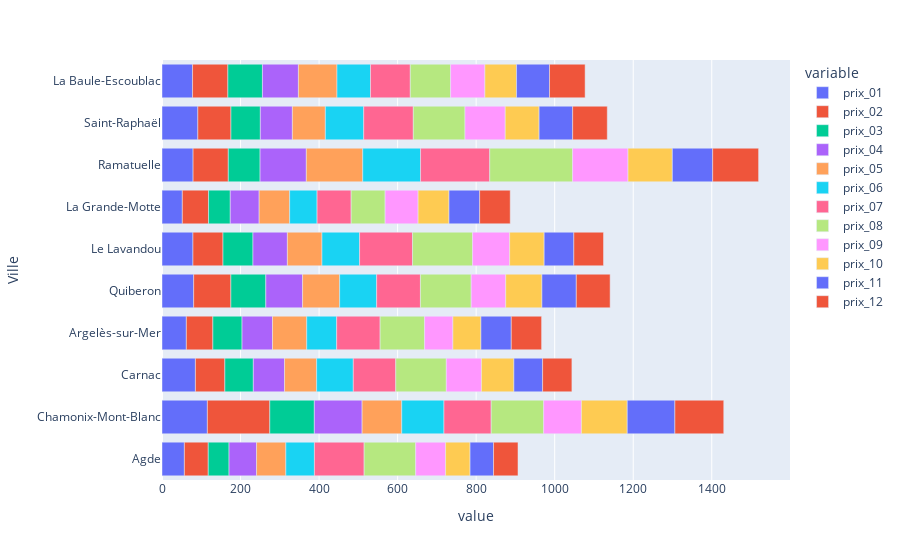

Notebook code for this chart:
### Code cell
fig = px.bar(villes, x=["prix_01","prix_02","prix_03","prix_04","prix_05","prix_06","prix_07","prix_08","prix_09", "prix_10", "prix_11", "prix_12"], y = "Ville")
fig.show()

### Figure 1 — Plotly figure (JSON) as saved in the notebook; plotly's stock layout.template omitted (floating-point values rounded to 4 significant figures)
{"data": [{"alignmentgroup": "True", "hovertemplate": "variable=prix_01<br>value=%{x}<br>Ville=%{y}<extra></extra>", "legendgroup": "prix_01", "marker": {"color": "#636efa", "pattern": {"shape": ""}}, "name": "prix_01", "offsetgroup": "prix_01", "orientation": "h", "showlegend": true, "textposition": "auto", "type": "bar", "x": [57, 115.6, 85.11, 62, 80.67, 78.83, 51.78, 79.17, 91.28, 77.83], "xaxis": "x", "y": ["Agde", "Chamonix-Mont-Blanc", "Carnac", "Argelès-sur-Mer", "Quiberon", "Le Lavandou", "La Grande-Motte", "Ramatuelle", "Saint-Raphaël", "La Baule-Escoublac"], "yaxis": "y"}, {"alignmentgroup": "True", "hovertemplate": "variable=prix_02<br>value=%{x}<br>Ville=%{y}<extra></extra>", "legendgroup": "prix_02", "marker": {"color": "#EF553B", "pattern": {"shape": ""}}, "name": "prix_02", "offsetgroup": "prix_02", "orientation": "h", "showlegend": true, "textposition": "auto", "type": "bar", "x": [60.78, 159, 74.94, 67.56, 94.78, 76.5, 66.78, 89.67, 84.33, 89.94], "xaxis": "x", "y": ["Agde", "Chamonix-Mont-Blanc", "Carnac", "Argelès-sur-Mer", "Quiberon", "Le Lavandou", "La Grande-Motte", "Ramatuelle", "Saint-Raphaël", "La Baule-Escoublac"], "yaxis": "y"}, {"alignmentgroup": "True", "hovertemplate": "variable=prix_03<br>value=%{x}<br>Ville=%{y}<extra></extra>", "legendgroup": "prix_03", "marker": {"color": "#00cc96", "pattern": {"shape": ""}}, "name": "prix_03", "offsetgroup": "prix_03", "orientation": "h", "showlegend": true, "textposition": "auto", "type": "bar", "x": [52.94, 113.4, 72.56, 74.28, 88.94, 76.33, 55.33, 80.94, 74.83, 88], "xaxis": "x", "y": ["Agde", "Chamonix-Mont-Blanc", "Carnac", "Argelès-sur-Mer", "Quiberon", "Le Lavandou", "La Grande-Motte", "Ramatuelle", "Saint-Raphaël", "La Baule-Escoublac"], "yaxis": "y"}, {"alignmentgroup": "True", "hovertemplate": "variable=prix_04<br>value=%{x}<br>Ville=%{y}<extra></extra>", "legendgroup": "prix_04", "marker": {"color": "#ab63fa", "pattern": {"shape": ""}}, "name": "prix_04", "offsetgroup": "prix_04", "orientation": "h", "showlegend": true, "textposition": "auto", "type": "bar", "x": [70.11, 121.7, 79.5, 77.56, 93.61, 87.61, 73.56, 117.8, 81.61, 91.61], "xaxis": "x", "y": ["Agde", "Chamonix-Mont-Blanc", "Carnac", "Argelès-sur-Mer", "Quiberon", "Le Lavandou", "La Grande-Motte", "Ramatuelle", "Saint-Raphaël", "La Baule-Escoublac"], "yaxis": "y"}, {"alignmentgroup": "True", "hovertemplate": "variable=prix_05<br>value=%{x}<br>Ville=%{y}<extra></extra>", "legendgroup": "prix_05", "marker": {"color": "#FFA15A", "pattern": {"shape": ""}}, "name": "prix_05", "offsetgroup": "prix_05", "orientation": "h", "showlegend": true, "textposition": "auto", "type": "bar", "x": [74.56, 100.9, 81.72, 87.22, 94.39, 88.11, 77.67, 143.7, 83.94, 98.22], "xaxis": "x", "y": ["Agde", "Chamonix-Mont-Blanc", "Carnac", "Argelès-sur-Mer", "Quiberon", "Le Lavandou", "La Grande-Motte", "Ramatuelle", "Saint-Raphaël", "La Baule-Escoublac"], "yaxis": "y"}, {"alignmentgroup": "True", "hovertemplate": "variable=prix_06<br>value=%{x}<br>Ville=%{y}<extra></extra>", "legendgroup": "prix_06", "marker": {"color": "#19d3f3", "pattern": {"shape": ""}}, "name": "prix_06", "offsetgroup": "prix_06", "orientation": "h", "showlegend": true, "textposition": "auto", "type": "bar", "x": [72.72, 107.6, 93.33, 76.22, 94.28, 95.78, 69.83, 147.2, 97.72, 85.33], "xaxis": "x", "y": ["Agde", "Chamonix-Mont-Blanc", "Carnac", "Argelès-sur-Mer", "Quiberon", "Le Lavandou", "La Grande-Motte", "Ramatuelle", "Saint-Raphaël", "La Baule-Escoublac"], "yaxis": "y"}, {"alignmentgroup": "True", "hovertemplate": "variable=prix_07<br>value=%{x}<br>Ville=%{y}<extra></extra>", "legendgroup": "prix_07", "marker": {"color": "#FF6692", "pattern": {"shape": ""}}, "name": "prix_07", "offsetgroup": "prix_07", "orientation": "h", "showlegend": true, "textposition": "auto", "type": "bar", "x": [126.7, 120.3, 108.1, 110.7, 111.5, 134.9, 86.78, 176.2, 126.3, 101.4], "xaxis": "x", "y": ["Agde", "Chamonix-Mont-Blanc", "Carnac", "Argelès-sur-Mer", "Quiberon", "Le Lavandou", "La Grande-Motte", "Ramatuelle", "Saint-Raphaël", "La Baule-Escoublac"], "yaxis": "y"}, {"alignmentgroup": "True", "hovertemplate": "variable=prix_08<br>value=%{x}<br>Ville=%{y}<extra></extra>", "legendgroup": "prix_08", "marker": {"color": "#B6E880", "pattern": {"shape": ""}}, "name": "prix_08", "offsetgroup": "prix_08", "orientation": "h", "showlegend": true, "textposition": "auto", "type": "bar", "x": [131.2, 133.6, 128.7, 113.2, 129.2, 152.9, 86.44, 211, 131.6, 102.6], "xaxis": "x", "y": ["Agde", "Chamonix-Mont-Blanc", "Carnac", "Argelès-sur-Mer", "Quiberon", "Le Lavandou", "La Grande-Motte", "Ramatuelle", "Saint-Raphaël", "La Baule-Escoublac"], "yaxis": "y"}, {"alignmentgroup": "True", "hovertemplate": "variable=prix_09<br>value=%{x}<br>Ville=%{y}<extra></extra>", "legendgroup": "prix_09", "marker": {"color": "#FF97FF", "pattern": {"shape": ""}}, "name": "prix_09", "offsetgroup": "prix_09", "orientation": "h", "showlegend": true, "textposition": "auto", "type": "bar", "x": [76.17, 96.11, 89.44, 72.11, 87.94, 94.39, 84, 141.1, 102.6, 87.39], "xaxis": "x", "y": ["Agde", "Chamonix-Mont-Blanc", "Carnac", "Argelès-sur-Mer", "Quiberon", "Le Lavandou", "La Grande-Motte", "Ramatuelle", "Saint-Raphaël", "La Baule-Escoublac"], "yaxis": "y"}, {"alignmentgroup": "True", "hovertemplate": "variable=prix_10<br>value=%{x}<br>Ville=%{y}<extra></extra>", "legendgroup": "prix_10", "marker": {"color": "#FECB52", "pattern": {"shape": ""}}, "name": "prix_10", "offsetgroup": "prix_10", "orientation": "h", "showlegend": true, "textposition": "auto", "type": "bar", "x": [62.33, 116.7, 82.72, 71.39, 92.22, 87.89, 78.78, 112.8, 86.22, 80.56], "xaxis": "x", "y": ["Agde", "Chamonix-Mont-Blanc", "Carnac", "Argelès-sur-Mer", "Quiberon", "Le Lavandou", "La Grande-Motte", "Ramatuelle", "Saint-Raphaël", "La Baule-Escoublac"], "yaxis": "y"}, {"alignmentgroup": "True", "hovertemplate": "variable=prix_11<br>value=%{x}<br>Ville=%{y}<extra></extra>", "legendgroup": "prix_11", "marker": {"color": "#636efa", "pattern": {"shape": ""}}, "name": "prix_11", "offsetgroup": "prix_11", "orientation": "h", "showlegend": true, "textposition": "auto", "type": "bar", "x": [59.78, 121.3, 73.11, 77.22, 87.5, 75.56, 78, 102.7, 85.44, 83.94], "xaxis": "x", "y": ["Agde", "Chamonix-Mont-Blanc", "Carnac", "Argelès-sur-Mer", "Quiberon", "Le Lavandou", "La Grande-Motte", "Ramatuelle", "Saint-Raphaël", "La Baule-Escoublac"], "yaxis": "y"}, {"alignmentgroup": "True", "hovertemplate": "variable=prix_12<br>value=%{x}<br>Ville=%{y}<extra></extra>", "legendgroup": "prix_12", "marker": {"color": "#EF553B", "pattern": {"shape": ""}}, "name": "prix_12", "offsetgroup": "prix_12", "orientation": "h", "showlegend": true, "textposition": "auto", "type": "bar", "x": [62.28, 124.4, 74.56, 77.22, 86.17, 75.61, 77.83, 116.9, 88.17, 90.67], "xaxis": "x", "y": ["Agde", "Chamonix-Mont-Blanc", "Carnac", "Argelès-sur-Mer", "Quiberon", "Le Lavandou", "La Grande-Motte", "Ramatuelle", "Saint-Raphaël", "La Baule-Escoublac"], "yaxis": "y"}], "layout": {"barmode": "relative", "legend": {"title": {"text": "variable"}, "tracegroupgap": 0}, "margin": {"t": 60}, "xaxis": {"anchor": "y", "domain": [0, 1], "title": {"text": "value"}}, "yaxis": {"anchor": "x", "domain": [0, 1], "title": {"text": "Ville"}}}}
